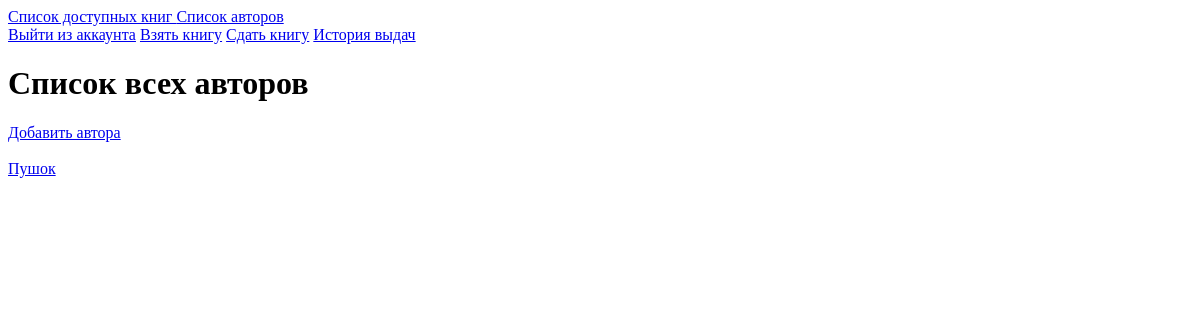
Before: /tracker/author/list/ (signed in) with the older database file.
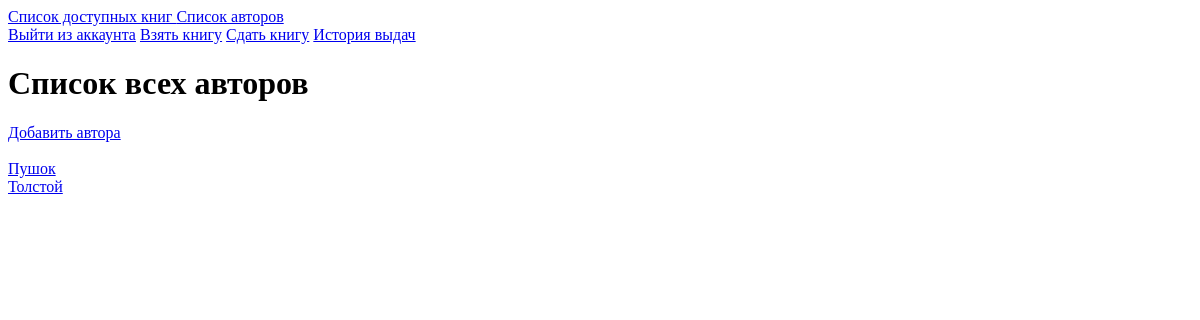
After: the same page with the newer database file.
### tracker/models.py (models this page shows)
class Author(models.Model):
    name = models.CharField(max_length=255)

### tracker/views.py (the view)
# urls.py: path('author/list/', ListAuthorView.as_view(), name="list-author"),
class ListAuthorView(LoginRequiredMixin,ListView):
    model = Author
    login_url = reverse_lazy("users:login-user")
    template_name = "tracker/listauthor.html"
    context_object_name = "authors"

### templates/tracker/listauthor.html
{% extends "base.html" %}
{% block body %}
<h1>Список всех авторов</h1>
{% if perms.tracker.add_author %}
<a href = "{% url 'tracker:create-author'%}">Добавить автора</a> <br> <br>
{% endif %}
{% for author in  authors%}
<a href = '{% url "tracker:author-book" author.pk %}'>{{author.name}} </a><br>
{% empty %}
<h1>Список авторов пуст</h1>
{% endfor %}
{% endblock body %}

Changed rows visible on the page:
added Author: name "Толстой"
